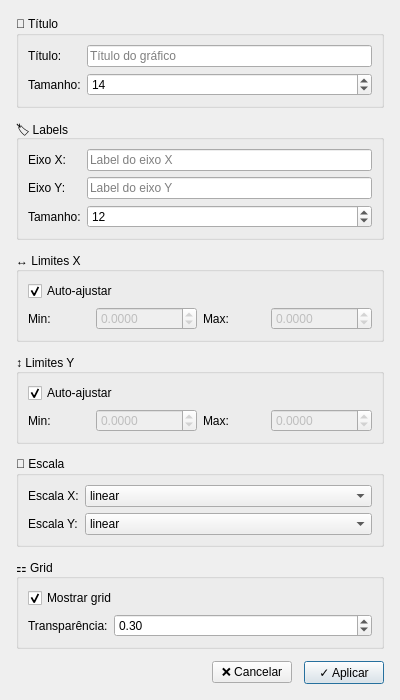
<?xml version="1.0" encoding="UTF-8"?>
<ui version="4.0">
 <class>AxesConfigDialog</class>
 <widget class="QDialog" name="AxesConfigDialog">
  <property name="geometry">
   <rect>
    <x>0</x>
    <y>0</y>
    <width>400</width>
    <height>500</height>
   </rect>
  </property>
  <property name="windowTitle">
   <string>⚙️ Configurar Eixos</string>
  </property>
  <property name="modal">
   <bool>true</bool>
  </property>
  <layout class="QVBoxLayout" name="verticalLayout">
   <property name="spacing">
    <number>12</number>
   </property>
   <property name="leftMargin">
    <number>16</number>
   </property>
   <property name="topMargin">
    <number>16</number>
   </property>
   <property name="rightMargin">
    <number>16</number>
   </property>
   <property name="bottomMargin">
    <number>16</number>
   </property>
   <item>
    <widget class="QGroupBox" name="title_group">
     <property name="title">
      <string>📝 Título</string>
     </property>
     <layout class="QFormLayout" name="formLayout">
      <item row="0" column="0">
       <widget class="QLabel" name="label_title">
        <property name="text">
         <string>Título:</string>
        </property>
       </widget>
      </item>
      <item row="0" column="1">
       <widget class="QLineEdit" name="title_edit">
        <property name="placeholderText">
         <string>Título do gráfico</string>
        </property>
       </widget>
      </item>
      <item row="1" column="0">
       <widget class="QLabel" name="label_title_size">
        <property name="text">
         <string>Tamanho:</string>
        </property>
       </widget>
      </item>
      <item row="1" column="1">
       <widget class="QSpinBox" name="title_size_spin">
        <property name="minimum">
         <number>8</number>
        </property>
        <property name="maximum">
         <number>24</number>
        </property>
        <property name="value">
         <number>14</number>
        </property>
       </widget>
      </item>
     </layout>
    </widget>
   </item>
   <item>
    <widget class="QGroupBox" name="labels_group">
     <property name="title">
      <string>🏷️ Labels</string>
     </property>
     <layout class="QFormLayout" name="formLayout_2">
      <item row="0" column="0">
       <widget class="QLabel" name="label_xlabel">
        <property name="text">
         <string>Eixo X:</string>
        </property>
       </widget>
      </item>
      <item row="0" column="1">
       <widget class="QLineEdit" name="xlabel_edit">
        <property name="placeholderText">
         <string>Label do eixo X</string>
        </property>
       </widget>
      </item>
      <item row="1" column="0">
       <widget class="QLabel" name="label_ylabel">
        <property name="text">
         <string>Eixo Y:</string>
        </property>
       </widget>
      </item>
      <item row="1" column="1">
       <widget class="QLineEdit" name="ylabel_edit">
        <property name="placeholderText">
         <string>Label do eixo Y</string>
        </property>
       </widget>
      </item>
      <item row="2" column="0">
       <widget class="QLabel" name="label_label_size">
        <property name="text">
         <string>Tamanho:</string>
        </property>
       </widget>
      </item>
      <item row="2" column="1">
       <widget class="QSpinBox" name="label_size_spin">
        <property name="minimum">
         <number>8</number>
        </property>
        <property name="maximum">
         <number>18</number>
        </property>
        <property name="value">
         <number>12</number>
        </property>
       </widget>
      </item>
     </layout>
    </widget>
   </item>
   <item>
    <widget class="QGroupBox" name="xlim_group">
     <property name="title">
      <string>↔️ Limites X</string>
     </property>
     <layout class="QVBoxLayout" name="verticalLayout_2">
      <item>
       <widget class="QCheckBox" name="xlim_auto_check">
        <property name="text">
         <string>Auto-ajustar</string>
        </property>
        <property name="checked">
         <bool>true</bool>
        </property>
       </widget>
      </item>
      <item>
       <layout class="QHBoxLayout" name="horizontalLayout_xlim">
        <item>
         <widget class="QLabel" name="label_xmin">
          <property name="text">
           <string>Min:</string>
          </property>
         </widget>
        </item>
        <item>
         <widget class="QDoubleSpinBox" name="xmin_spin">
          <property name="enabled">
           <bool>false</bool>
          </property>
          <property name="decimals">
           <number>4</number>
          </property>
          <property name="minimum">
           <double>-10000000000.000000000000000</double>
          </property>
          <property name="maximum">
           <double>10000000000.000000000000000</double>
          </property>
         </widget>
        </item>
        <item>
         <widget class="QLabel" name="label_xmax">
          <property name="text">
           <string>Max:</string>
          </property>
         </widget>
        </item>
        <item>
         <widget class="QDoubleSpinBox" name="xmax_spin">
          <property name="enabled">
           <bool>false</bool>
          </property>
          <property name="decimals">
           <number>4</number>
          </property>
          <property name="minimum">
           <double>-10000000000.000000000000000</double>
          </property>
          <property name="maximum">
           <double>10000000000.000000000000000</double>
          </property>
         </widget>
        </item>
       </layout>
      </item>
     </layout>
    </widget>
   </item>
   <item>
    <widget class="QGroupBox" name="ylim_group">
     <property name="title">
      <string>↕️ Limites Y</string>
     </property>
     <layout class="QVBoxLayout" name="verticalLayout_3">
      <item>
       <widget class="QCheckBox" name="ylim_auto_check">
        <property name="text">
         <string>Auto-ajustar</string>
        </property>
        <property name="checked">
         <bool>true</bool>
        </property>
       </widget>
      </item>
      <item>
       <layout class="QHBoxLayout" name="horizontalLayout_ylim">
        <item>
         <widget class="QLabel" name="label_ymin">
          <property name="text">
           <string>Min:</string>
          </property>
         </widget>
        </item>
        <item>
         <widget class="QDoubleSpinBox" name="ymin_spin">
          <property name="enabled">
           <bool>false</bool>
          </property>
          <property name="decimals">
           <number>4</number>
          </property>
          <property name="minimum">
           <double>-10000000000.000000000000000</double>
          </property>
          <property name="maximum">
           <double>10000000000.000000000000000</double>
          </property>
         </widget>
        </item>
        <item>
         <widget class="QLabel" name="label_ymax">
          <property name="text">
           <string>Max:</string>
          </property>
         </widget>
        </item>
        <item>
         <widget class="QDoubleSpinBox" name="ymax_spin">
          <property name="enabled">
           <bool>false</bool>
          </property>
          <property name="decimals">
           <number>4</number>
          </property>
          <property name="minimum">
           <double>-10000000000.000000000000000</double>
          </property>
          <property name="maximum">
           <double>10000000000.000000000000000</double>
          </property>
         </widget>
        </item>
       </layout>
      </item>
     </layout>
    </widget>
   </item>
   <item>
    <widget class="QGroupBox" name="scale_group">
     <property name="title">
      <string>📏 Escala</string>
     </property>
     <layout class="QFormLayout" name="formLayout_3">
      <item row="0" column="0">
       <widget class="QLabel" name="label_xscale">
        <property name="text">
         <string>Escala X:</string>
        </property>
       </widget>
      </item>
      <item row="0" column="1">
       <widget class="QComboBox" name="xscale_combo">
        <item>
         <property name="text">
          <string>linear</string>
         </property>
        </item>
        <item>
         <property name="text">
          <string>log</string>
         </property>
        </item>
        <item>
         <property name="text">
          <string>symlog</string>
         </property>
        </item>
       </widget>
      </item>
      <item row="1" column="0">
       <widget class="QLabel" name="label_yscale">
        <property name="text">
         <string>Escala Y:</string>
        </property>
       </widget>
      </item>
      <item row="1" column="1">
       <widget class="QComboBox" name="yscale_combo">
        <item>
         <property name="text">
          <string>linear</string>
         </property>
        </item>
        <item>
         <property name="text">
          <string>log</string>
         </property>
        </item>
        <item>
         <property name="text">
          <string>symlog</string>
         </property>
        </item>
       </widget>
      </item>
     </layout>
    </widget>
   </item>
   <item>
    <widget class="QGroupBox" name="grid_group">
     <property name="title">
      <string>⚏ Grid</string>
     </property>
     <layout class="QFormLayout" name="formLayout_4">
      <item row="0" column="0" colspan="2">
       <widget class="QCheckBox" name="grid_check">
        <property name="text">
         <string>Mostrar grid</string>
        </property>
        <property name="checked">
         <bool>true</bool>
        </property>
       </widget>
      </item>
      <item row="1" column="0">
       <widget class="QLabel" name="label_grid_alpha">
        <property name="text">
         <string>Transparência:</string>
        </property>
       </widget>
      </item>
      <item row="1" column="1">
       <widget class="QDoubleSpinBox" name="grid_alpha_spin">
        <property name="decimals">
         <number>2</number>
        </property>
        <property name="minimum">
         <double>0.000000000000000</double>
        </property>
        <property name="maximum">
         <double>1.000000000000000</double>
        </property>
        <property name="singleStep">
         <double>0.100000000000000</double>
        </property>
        <property name="value">
         <double>0.300000000000000</double>
        </property>
       </widget>
      </item>
     </layout>
    </widget>
   </item>
   <item>
    <spacer name="verticalSpacer">
     <property name="orientation">
      <enum>Qt::Vertical</enum>
     </property>
     <property name="sizeHint" stdset="0">
      <size>
       <width>20</width>
       <height>40</height>
      </size>
     </property>
    </spacer>
   </item>
   <item>
    <layout class="QHBoxLayout" name="horizontalLayout_buttons">
     <item>
      <spacer name="horizontalSpacer">
       <property name="orientation">
        <enum>Qt::Horizontal</enum>
       </property>
       <property name="sizeHint" stdset="0">
        <size>
         <width>40</width>
         <height>20</height>
        </size>
       </property>
      </spacer>
     </item>
     <item>
      <widget class="QPushButton" name="cancel_btn">
       <property name="text">
        <string>❌ Cancelar</string>
       </property>
      </widget>
     </item>
     <item>
      <widget class="QPushButton" name="ok_btn">
       <property name="text">
        <string>✓ Aplicar</string>
       </property>
       <property name="default">
        <bool>true</bool>
       </property>
      </widget>
     </item>
    </layout>
   </item>
  </layout>
 </widget>
 <resources/>
 <connections/>
</ui>
